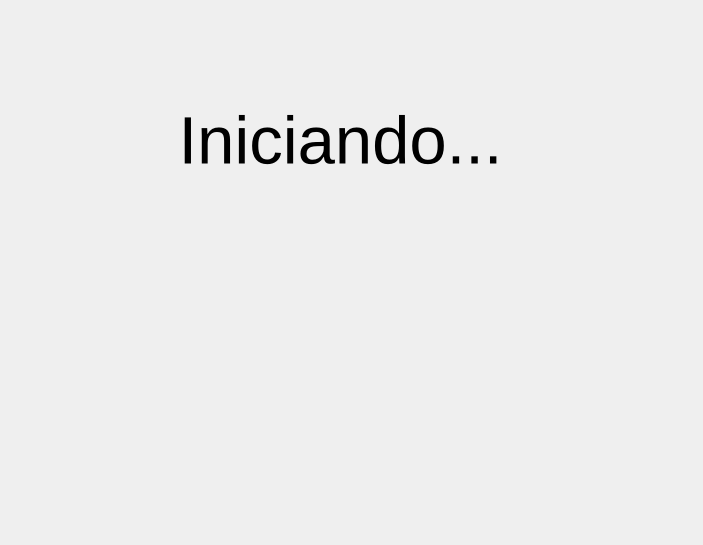
<?xml version="1.0" encoding="UTF-8"?>
<ui version="4.0">
 <class>MainWindow</class>
 <widget class="QMainWindow" name="MainWindow">
  <property name="geometry">
   <rect>
    <x>0</x>
    <y>0</y>
    <width>703</width>
    <height>545</height>
   </rect>
  </property>
  <property name="windowTitle">
   <string>MainWindow</string>
  </property>
  <widget class="QWidget" name="centralwidget">
   <widget class="QLabel" name="valoracion">
    <property name="geometry">
     <rect>
      <x>20</x>
      <y>20</y>
      <width>641</width>
      <height>241</height>
     </rect>
    </property>
    <property name="sizePolicy">
     <sizepolicy hsizetype="Expanding" vsizetype="Expanding">
      <horstretch>0</horstretch>
      <verstretch>0</verstretch>
     </sizepolicy>
    </property>
    <property name="sizeIncrement">
     <size>
      <width>50</width>
      <height>50</height>
     </size>
    </property>
    <property name="baseSize">
     <size>
      <width>20</width>
      <height>20</height>
     </size>
    </property>
    <property name="styleSheet">
     <string notr="true">text-align:center;
vertical-align:center;
font-size:50pt;</string>
    </property>
    <property name="text">
     <string>Iniciando...</string>
    </property>
    <property name="alignment">
     <set>Qt::AlignCenter</set>
    </property>
   </widget>
   <widget class="QLabel" name="texto">
    <property name="geometry">
     <rect>
      <x>30</x>
      <y>250</y>
      <width>641</width>
      <height>241</height>
     </rect>
    </property>
    <property name="sizePolicy">
     <sizepolicy hsizetype="Expanding" vsizetype="Expanding">
      <horstretch>0</horstretch>
      <verstretch>0</verstretch>
     </sizepolicy>
    </property>
    <property name="sizeIncrement">
     <size>
      <width>50</width>
      <height>50</height>
     </size>
    </property>
    <property name="baseSize">
     <size>
      <width>20</width>
      <height>20</height>
     </size>
    </property>
    <property name="styleSheet">
     <string notr="true">text-align:center;
vertical-align:center;
font-size:35pt;</string>
    </property>
    <property name="text">
     <string/>
    </property>
    <property name="alignment">
     <set>Qt::AlignCenter</set>
    </property>
   </widget>
  </widget>
  <widget class="QMenuBar" name="menubar">
   <property name="geometry">
    <rect>
     <x>0</x>
     <y>0</y>
     <width>703</width>
     <height>22</height>
    </rect>
   </property>
  </widget>
 </widget>
 <resources/>
 <connections/>
</ui>
